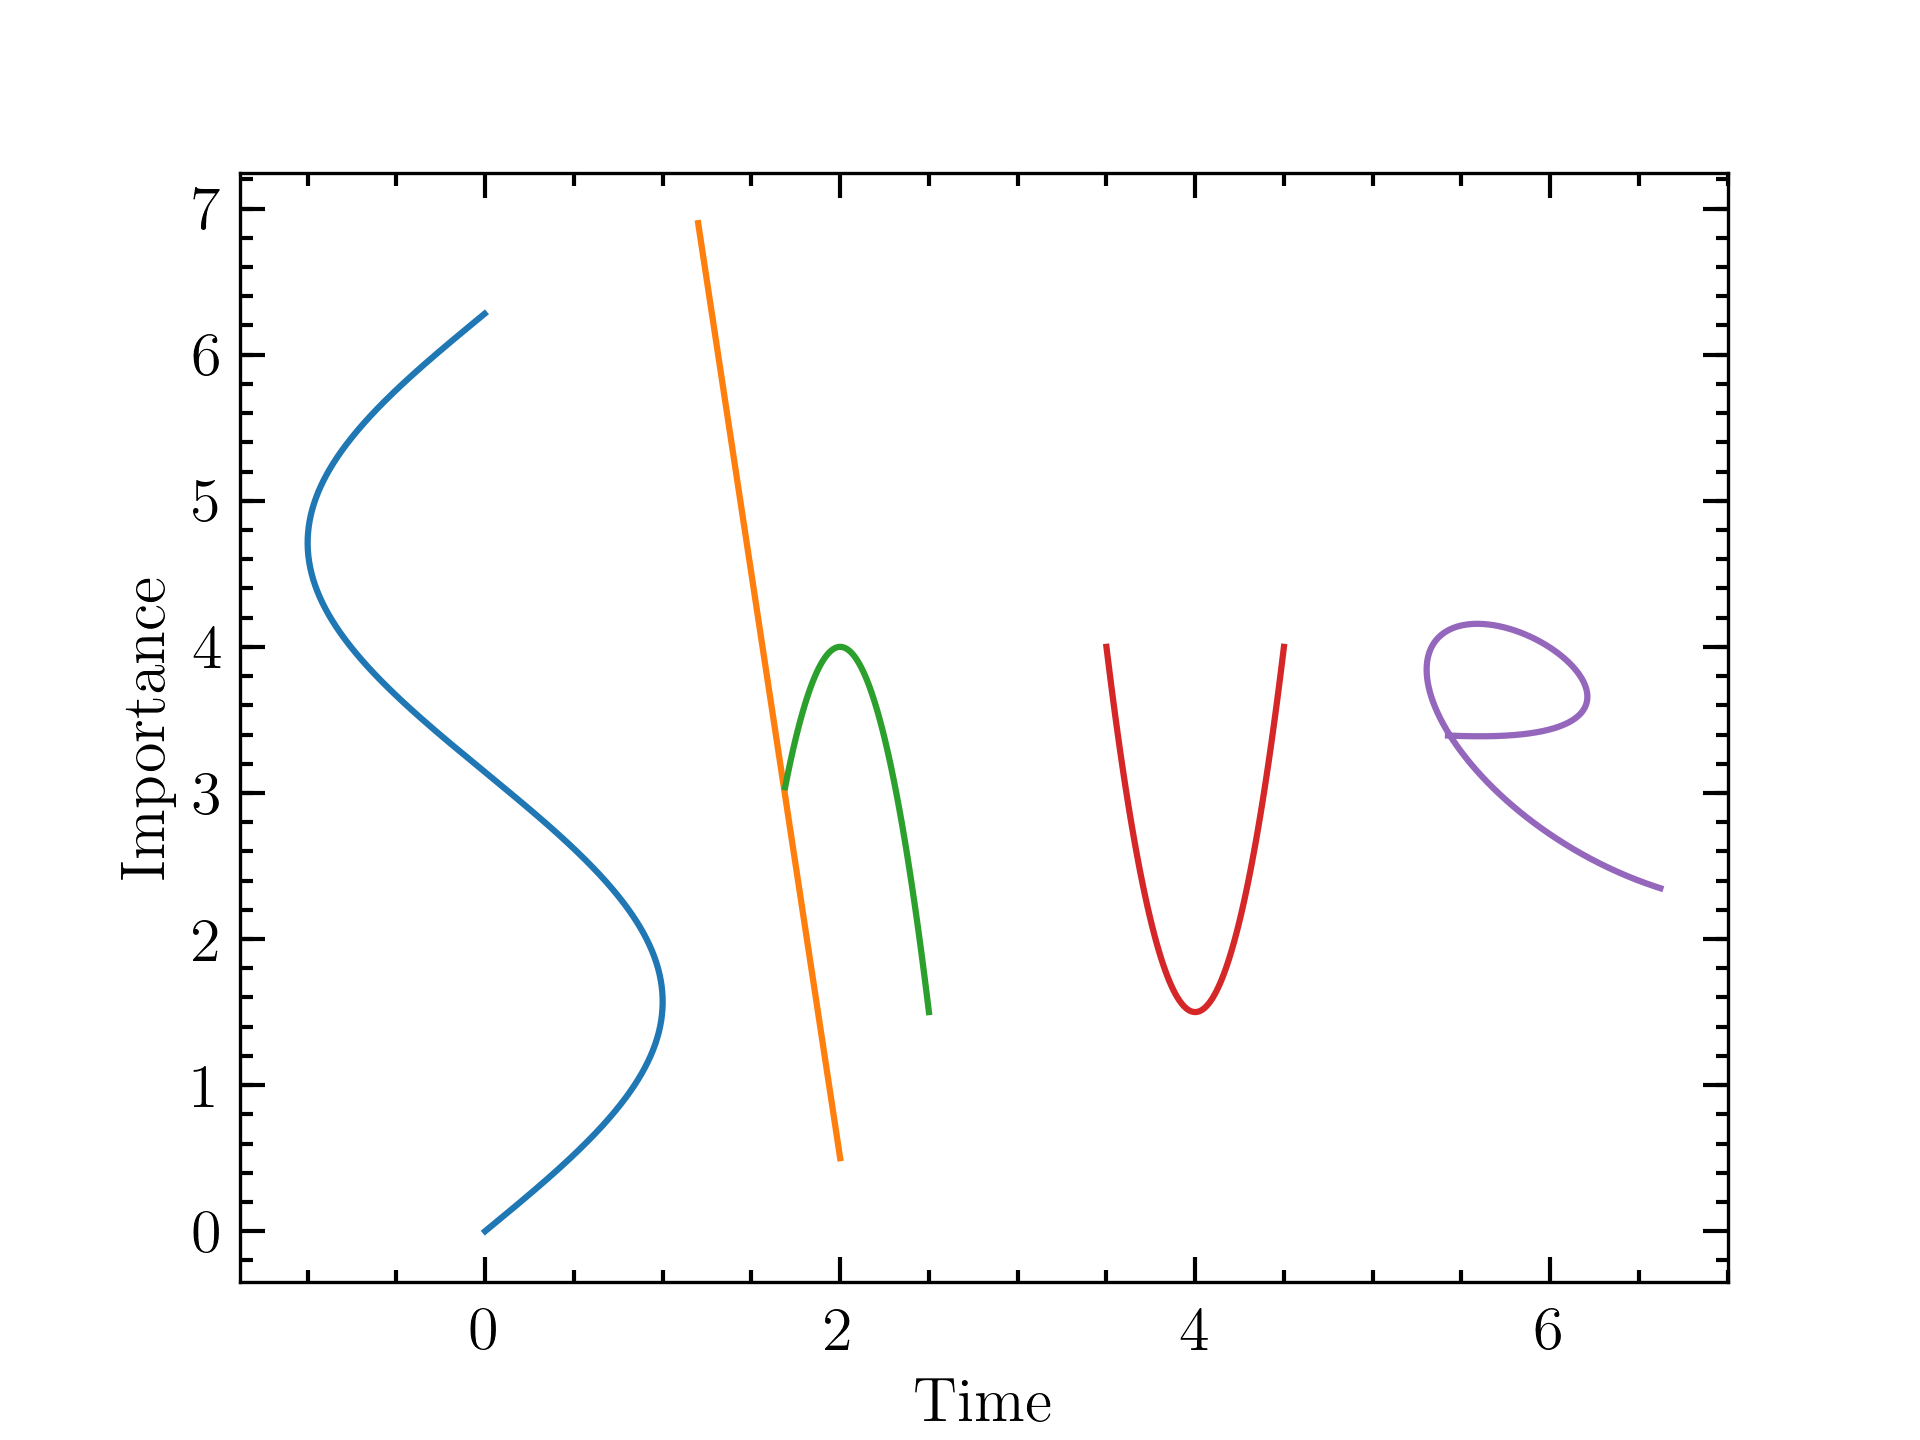

Generate this figure with Julia:
#!/usr/bin/env julia


module Shue

using PyPlot

function main()
    x = 0:0.01:2pi
    y = sin.(x)
    plot(y,x)

    x = -0.8:0.01:0
    y = - 8x
    plot(x+2, y+0.5)
    x = -0.31:0.01:0.5
    y = 3.5 - 10x.^2
    plot(x+2, y+0.5)

    x = -0.5:0.01:0.5
    y = 10x.^2
    plot(x+4,y+1.5)

    t = 0.7:0.01:6
    x = sin.(t) + 0.4t
    y = - 0.2t .* cos.(t)
    plot(x+4.5,y+3.5)

    xlabel("Time")
    ylabel("Importance")

    savefig("shue.png")
end

end

Shue.main()


# vim: set sw=4 et sts=4 :
